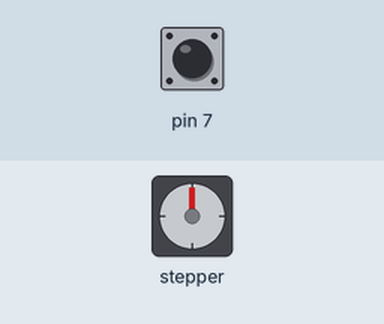
This sketch was run on a simulated Arduino Uno, built with avr-gcc and run on an emulated ATmega328P. On the bench: stepper motor. The test bench sets the inputs (shaded band); at power-on: pin 7 HIGH. Stepper angles assume 2048 steps per turn.

Above: at 1.2 s.
1.3 s: pin 7 pulled LOW for 0.15 s
At 1.75 s:
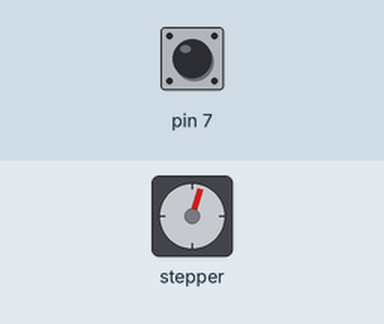
At 2.35 s:
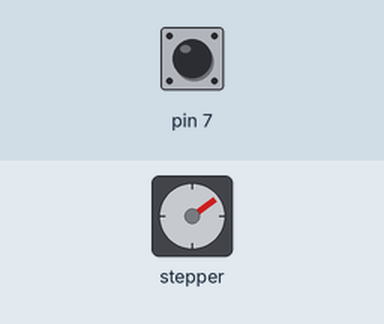
Timing chart, 0 to 19.3 s (numbered marks = the images above; inputs shaded):
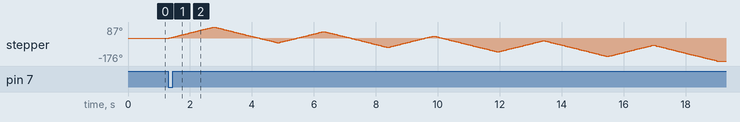

Measured:
- after the input at 1.3 s, stepper: turns 87° clockwise in 1.5 s, then 123° counter-clockwise in 2.1 s, repeating every 3.6 s

The sketch:

stepper.ino
```cpp
// https://www.aranacorp.com/en/control-a-stepper-motor-with-arduino/

#include <Stepper.h>

Stepper st(2048, 8, 10, 9, 11);

void setup() {
	st.setSpeed(10);
	Serial.begin(9600); //No se pa que

	pinMode(7, INPUT_PULLUP);
}

void loop() {
	if(digitalRead(7) == LOW) {
		for(short x = 0; x < 5; x++) {
			st.step(500);
			st.step(-700);
		}
	}
}
```
